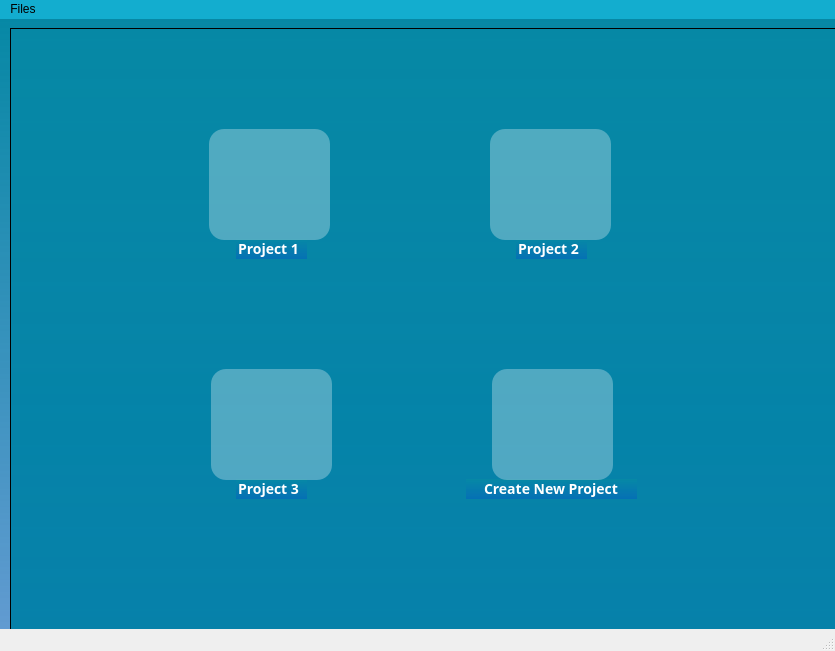
<?xml version="1.0" encoding="UTF-8"?>
<ui version="4.0">
 <class>MainWindow</class>
 <widget class="QMainWindow" name="MainWindow">
  <property name="geometry">
   <rect>
    <x>0</x>
    <y>0</y>
    <width>835</width>
    <height>651</height>
   </rect>
  </property>
  <property name="windowTitle">
   <string>MainWindow</string>
  </property>
  <property name="autoFillBackground">
   <bool>true</bool>
  </property>
  <widget class="QWidget" name="centralwidget">
   <property name="styleSheet">
    <string notr="true">* {background-color: qlineargradient(spread:pad, x1:0.523045, y1:0, x2:0.522, y2:0.994318, stop:0 rgba(6, 136, 165, 255), stop:1 rgba(5, 100, 189, 155))}</string>
   </property>
   <widget class="QWidget" name="verticalLayoutWidget">
    <property name="geometry">
     <rect>
      <x>10</x>
      <y>9</y>
      <width>2884</width>
      <height>2052</height>
     </rect>
    </property>
    <layout class="QVBoxLayout" name="verticalLayout">
     <item>
      <widget class="QScrollArea" name="scrollArea">
       <property name="mouseTracking">
        <bool>true</bool>
       </property>
       <property name="autoFillBackground">
        <bool>false</bool>
       </property>
       <property name="lineWidth">
        <number>0</number>
       </property>
       <property name="widgetResizable">
        <bool>true</bool>
       </property>
       <widget class="QWidget" name="scrollAreaWidgetContents">
        <property name="geometry">
         <rect>
          <x>0</x>
          <y>0</y>
          <width>2880</width>
          <height>2048</height>
         </rect>
        </property>
        <property name="styleSheet">
         <string notr="true">QScrollArea { color: blue }</string>
        </property>
        <widget class="QLineEdit" name="lineEdit_2">
         <property name="geometry">
          <rect>
           <x>505</x>
           <y>210</y>
           <width>71</width>
           <height>20</height>
          </rect>
         </property>
         <property name="font">
          <font>
           <family>Montserrat</family>
           <pointsize>-1</pointsize>
           <weight>75</weight>
           <italic>false</italic>
           <bold>true</bold>
          </font>
         </property>
         <property name="autoFillBackground">
          <bool>false</bool>
         </property>
         <property name="styleSheet">
          <string notr="true">* {position: absolute;
width: 169.27px;
height: 50.9px;
left: 360.6px;
top: 436.84px;

font-family: Montserrat;
font-style: normal;
font-weight: 600;
font-size: 14px;
line-height: 44px;

color: #FFFFFF;}</string>
         </property>
         <property name="text">
          <string>Project 2</string>
         </property>
         <property name="frame">
          <bool>false</bool>
         </property>
        </widget>
        <widget class="QLineEdit" name="lineEdit_4">
         <property name="geometry">
          <rect>
           <x>455</x>
           <y>450</y>
           <width>171</width>
           <height>20</height>
          </rect>
         </property>
         <property name="font">
          <font>
           <family>Montserrat</family>
           <pointsize>-1</pointsize>
           <weight>75</weight>
           <italic>false</italic>
           <bold>true</bold>
          </font>
         </property>
         <property name="autoFillBackground">
          <bool>false</bool>
         </property>
         <property name="styleSheet">
          <string notr="true">* {position: absolute;
width: 169.27px;
height: 50.9px;
left: 360.6px;
top: 436.84px;

font-family: Montserrat;
font-style: normal;
font-weight: 600;
font-size: 14px;
line-height: 44px;

color: #FFFFFF;}</string>
         </property>
         <property name="text">
          <string>Create New Project</string>
         </property>
         <property name="frame">
          <bool>false</bool>
         </property>
         <property name="alignment">
          <set>Qt::AlignCenter</set>
         </property>
        </widget>
        <widget class="QLineEdit" name="lineEdit_5">
         <property name="geometry">
          <rect>
           <x>225</x>
           <y>210</y>
           <width>71</width>
           <height>20</height>
          </rect>
         </property>
         <property name="font">
          <font>
           <family>Montserrat</family>
           <pointsize>-1</pointsize>
           <weight>75</weight>
           <italic>false</italic>
           <bold>true</bold>
          </font>
         </property>
         <property name="autoFillBackground">
          <bool>false</bool>
         </property>
         <property name="styleSheet">
          <string notr="true">* {position: absolute;
width: 169.27px;
height: 50.9px;
left: 360.6px;
top: 436.84px;

font-family: Montserrat;
font-style: normal;
font-weight: 600;
font-size: 14px;
line-height: 44px;

color: #FFFFFF;}</string>
         </property>
         <property name="text">
          <string>Project 1</string>
         </property>
         <property name="frame">
          <bool>false</bool>
         </property>
        </widget>
        <widget class="QLineEdit" name="lineEdit_3">
         <property name="geometry">
          <rect>
           <x>225</x>
           <y>450</y>
           <width>71</width>
           <height>20</height>
          </rect>
         </property>
         <property name="font">
          <font>
           <family>Montserrat</family>
           <pointsize>-1</pointsize>
           <weight>75</weight>
           <italic>false</italic>
           <bold>true</bold>
          </font>
         </property>
         <property name="autoFillBackground">
          <bool>false</bool>
         </property>
         <property name="styleSheet">
          <string notr="true">* {position: absolute;
width: 169.27px;
height: 50.9px;
left: 360.6px;
top: 436.84px;

font-family: Montserrat;
font-style: normal;
font-weight: 600;
font-size: 14px;
line-height: 44px;

color: #FFFFFF;}</string>
         </property>
         <property name="text">
          <string>Project 3</string>
         </property>
         <property name="frame">
          <bool>false</bool>
         </property>
        </widget>
        <widget class="QPushButton" name="pushButton">
         <property name="geometry">
          <rect>
           <x>198</x>
           <y>100</y>
           <width>121</width>
           <height>111</height>
          </rect>
         </property>
         <property name="styleSheet">
          <string notr="true">*{position: absolute;
width: 230.6px;
height: 230.6px;
left: 329.93px;
top: 623.01px;

background: rgba(255, 255, 255, 0.3);
border-radius: 15px;}</string>
         </property>
         <property name="text">
          <string/>
         </property>
         <property name="icon">
          <iconset resource="../../Qt/Resource.qrc">
           <normaloff>:/Image/project-management.svg</normaloff>:/Image/project-management.svg</iconset>
         </property>
         <property name="iconSize">
          <size>
           <width>40</width>
           <height>40</height>
          </size>
         </property>
        </widget>
        <widget class="QPushButton" name="pushButton_2">
         <property name="geometry">
          <rect>
           <x>479</x>
           <y>100</y>
           <width>121</width>
           <height>111</height>
          </rect>
         </property>
         <property name="styleSheet">
          <string notr="true">*{position: absolute;
width: 230.6px;
height: 230.6px;
left: 329.93px;
top: 623.01px;

background: rgba(255, 255, 255, 0.3);
border-radius: 15px;}</string>
         </property>
         <property name="text">
          <string/>
         </property>
         <property name="icon">
          <iconset resource="../../Qt/Resource.qrc">
           <normaloff>:/Image/project-management.svg</normaloff>:/Image/project-management.svg</iconset>
         </property>
         <property name="iconSize">
          <size>
           <width>40</width>
           <height>40</height>
          </size>
         </property>
        </widget>
        <widget class="QPushButton" name="pushButton_3">
         <property name="geometry">
          <rect>
           <x>481</x>
           <y>340</y>
           <width>121</width>
           <height>111</height>
          </rect>
         </property>
         <property name="styleSheet">
          <string notr="true">*{position: absolute;
width: 230.6px;
height: 230.6px;
left: 329.93px;
top: 623.01px;

background: rgba(255, 255, 255, 0.3);
border-radius: 15px;}</string>
         </property>
         <property name="text">
          <string/>
         </property>
         <property name="icon">
          <iconset resource="../../Qt/Resource.qrc">
           <normaloff>:/Image/project-management.svg</normaloff>:/Image/project-management.svg</iconset>
         </property>
         <property name="iconSize">
          <size>
           <width>40</width>
           <height>40</height>
          </size>
         </property>
        </widget>
        <widget class="QPushButton" name="pushButton_4">
         <property name="geometry">
          <rect>
           <x>200</x>
           <y>340</y>
           <width>121</width>
           <height>111</height>
          </rect>
         </property>
         <property name="styleSheet">
          <string notr="true">*{position: absolute;
width: 230.6px;
height: 230.6px;
left: 329.93px;
top: 623.01px;

background: rgba(255, 255, 255, 0.3);
border-radius: 15px;}</string>
         </property>
         <property name="text">
          <string/>
         </property>
         <property name="icon">
          <iconset resource="../../Qt/Resource.qrc">
           <normaloff>:/Image/project-management.svg</normaloff>:/Image/project-management.svg</iconset>
         </property>
         <property name="iconSize">
          <size>
           <width>40</width>
           <height>40</height>
          </size>
         </property>
        </widget>
       </widget>
      </widget>
     </item>
    </layout>
   </widget>
  </widget>
  <widget class="QMenuBar" name="menubar">
   <property name="geometry">
    <rect>
     <x>0</x>
     <y>0</y>
     <width>835</width>
     <height>21</height>
    </rect>
   </property>
   <property name="styleSheet">
    <string notr="true">* { background-color: rgb(19, 173, 207) }</string>
   </property>
   <widget class="QMenu" name="menuFiles">
    <property name="styleSheet">
     <string notr="true">a{qlineargradient(spread:pad, x1:0, y1:0, x2:1, y2:0, stop:0 rgba(6, 136, 165, 255), stop:1 rgba(129, 129, 129, 255))}</string>
    </property>
    <property name="title">
     <string>Files</string>
    </property>
    <addaction name="actionAdd_a_Project"/>
    <addaction name="actionExit_2"/>
   </widget>
   <addaction name="menuFiles"/>
  </widget>
  <widget class="QStatusBar" name="statusbar"/>
  <action name="actionAdd_a_Project">
   <property name="icon">
    <iconset>
     <normalon>:/Image/plus 1.png</normalon>
    </iconset>
   </property>
   <property name="text">
    <string>Add a Project</string>
   </property>
   <property name="shortcut">
    <string>Ctrl+N</string>
   </property>
  </action>
  <action name="actionExit_2">
   <property name="icon">
    <iconset>
     <normalon>:/Image/exit.svg</normalon>
    </iconset>
   </property>
   <property name="text">
    <string>Exit</string>
   </property>
   <property name="shortcut">
    <string>Esc</string>
   </property>
  </action>
 </widget>
 <resources>
  <include location="../../Qt/Resource.qrc"/>
 </resources>
 <connections>
  <connection>
   <sender>pushButton_3</sender>
   <signal>clicked()</signal>
   <receiver>pushButton_3</receiver>
   <slot>animateClick()</slot>
   <hints>
    <hint type="sourcelabel">
     <x>532</x>
     <y>433</y>
    </hint>
    <hint type="destinationlabel">
     <x>540</x>
     <y>432</y>
    </hint>
   </hints>
  </connection>
 </connections>
</ui>
